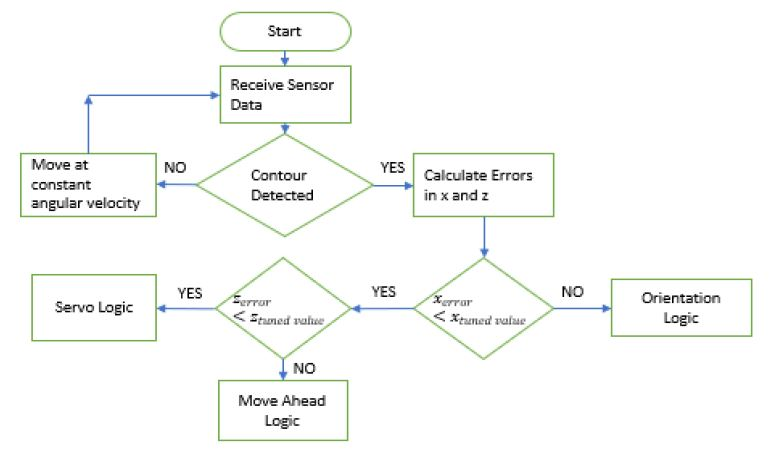
#> input picture logic_flow.JPG, 770 x 455 px, given in place of the camera
$ python color_filtering_camera.py
#> lines starting #> are read from the running program, lines starting #| are printed output that depends on the picture; after the words box and inside, x2 and y2 are one past the last pixel; in counts of white or black regions, pixels touching at a corner belong together
# from pykinect2 import PyKinectV2
# from pykinect2.PyKinectV2 import *
# from pykinect2 import PyKinectRuntime
import numpy as np
import cv2
import time

# The following lines create trackbar windows to easily adjust HSV values
def nothing(x):
    pass
# Create trackbar windows
cv2.namedWindow('Tracking')
cv2.createTrackbar('hmin','Tracking',100,255,nothing)
cv2.createTrackbar('hmax','Tracking',255,255,nothing)
cv2.createTrackbar('smin','Tracking',0,255,nothing)
#> slider 'smin' is set to 51
cv2.createTrackbar('smax','Tracking',255,255,nothing)
cv2.createTrackbar('vmin','Tracking',82,255,nothing)
cv2.createTrackbar('vmax','Tracking',255,255,nothing)

# Kinect runtime object (communicates with kinect, uses PyKinectV2)
# kinect = PyKinectRuntime.PyKinectRuntime(PyKinectV2.FrameSourceTypes_Color | PyKinectV2.FrameSourceTypes_Depth)

video = cv2.VideoCapture(1)
# time.sleep(3)
# Loop through kinect frames forever
while True:
    # Get next color frame, if it exists
    # if kinect.has_new_color_frame():
        # Get frame from sensor, reshape as BGRA matrix
        ret, frame = video.read()
#> frame is the input picture: shape (455, 770, 3); mean B, G, R 248, 249.4, 248.4
        # colorFrame = kinect.get_last_color_frame()	# Raw camera data in vector form
        # colorImageBGRA = np.reshape(colorFrame,(1080,1920,-1)).astype(np.uint8) # Reshape camera data to matrix form
        # colorImageBGR = cv2.cvtColor(colorImageBGRA, cv2.COLOR_BGRA2BGR) # Remove alpha channel from data

        hsv_image = cv2.cvtColor(frame,cv2.COLOR_BGR2HSV) # Convert BGR (blue-green-red) data to HSV (hue-saturation-value) data
#> hsv_image: shape (455, 770, 3); mean H, S, V 16.7, 2.8, 249.8
        # colorFrame = None # delete camera data in preparation for next frame

        # Get trackbar info, user sets minimum and maximum HSV filtering values
        hmin = cv2.getTrackbarPos('hmin','Tracking')
        hmax = cv2.getTrackbarPos('hmax','Tracking')
        smin = cv2.getTrackbarPos('smin','Tracking')
        smax = cv2.getTrackbarPos('smax','Tracking')
        vmin = cv2.getTrackbarPos('vmin','Tracking')
        vmax = cv2.getTrackbarPos('vmax','Tracking')

        # Filter image using HSV threshold values
		# Pixels that DO NOT fall within the user-selected HSV value range are set to value of 0
		# Pixels that DO fall within the user-selected HSV value range are set to value of 1
        h,s,v = cv2.split(hsv_image) # Splits the HSV matrix into separate H, S, V matrices
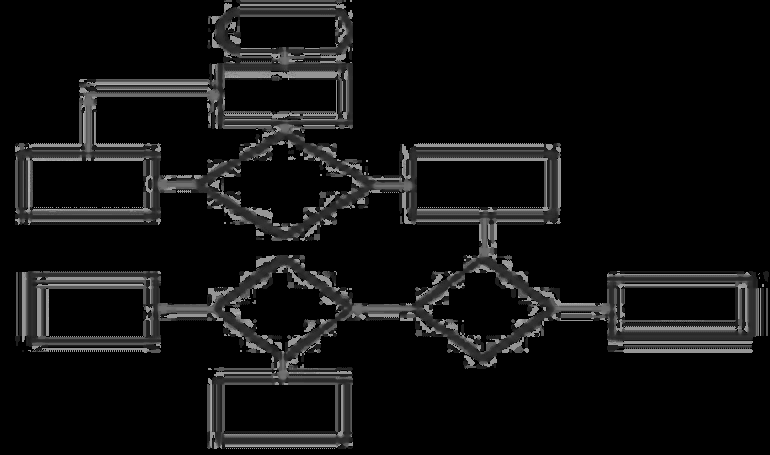
#> h: shape (455, 770); min 0, max 177, mean 16.7
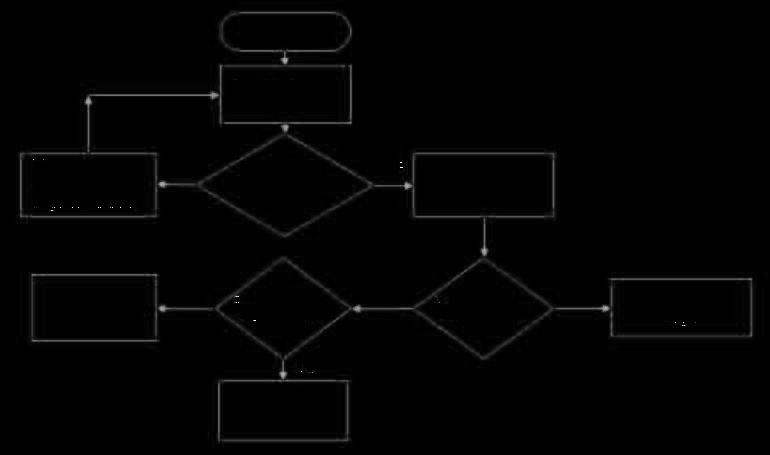
#> s: shape (455, 770); min 0, max 255, mean 2.8
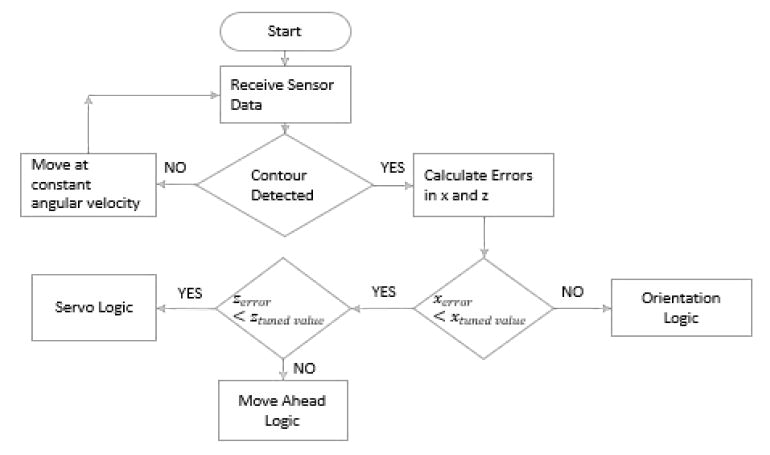
#> v: shape (455, 770); min 0, max 255, mean 249.8
        hf = cv2.inRange(h,np.array(hmin),np.array(hmax))	# Filters H matrix
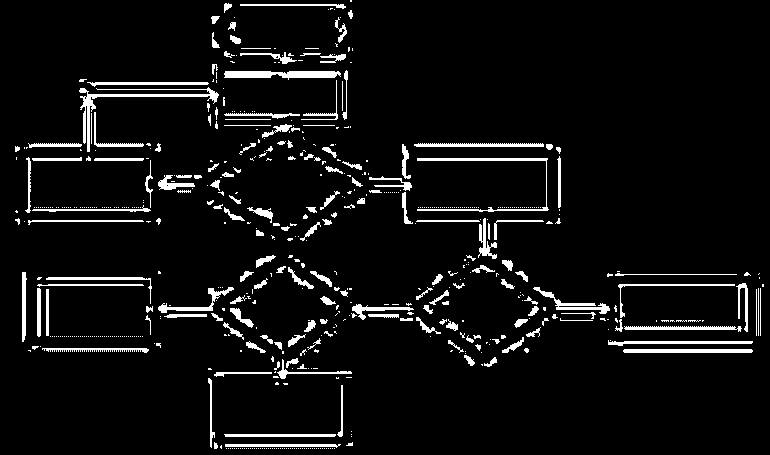
#> hf: shape (455, 770); 5.9% white; 611 white regions (442 under 20 px), largest, box (x1, y1, x2, y2) and area: (79, 87, 219, 152) 976, (224, 71, 341, 80) 745, (417, 158, 549, 212) 716
        sf = cv2.inRange(s,np.array(smin),np.array(smax))	# Filters S matrix
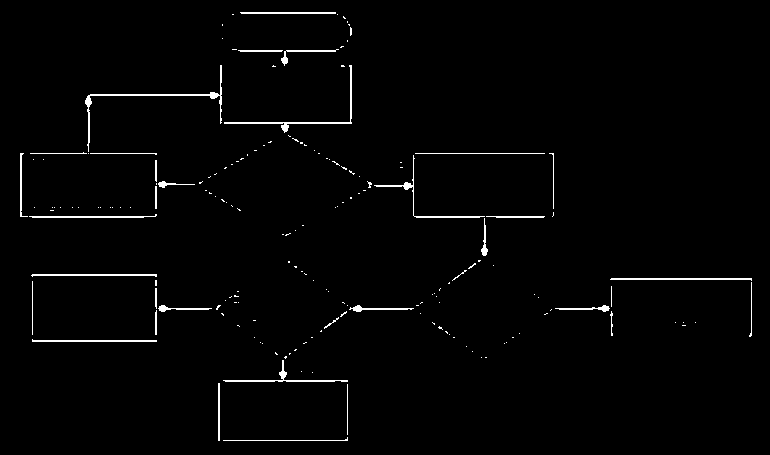
#> sf: shape (455, 770); 1.5% white in thin lines or dots, all inside (x1, y1, x2, y2) = (20, 12, 752, 441)
        vf = cv2.inRange(v,np.array(vmin),np.array(vmax))	# Filters V matrix
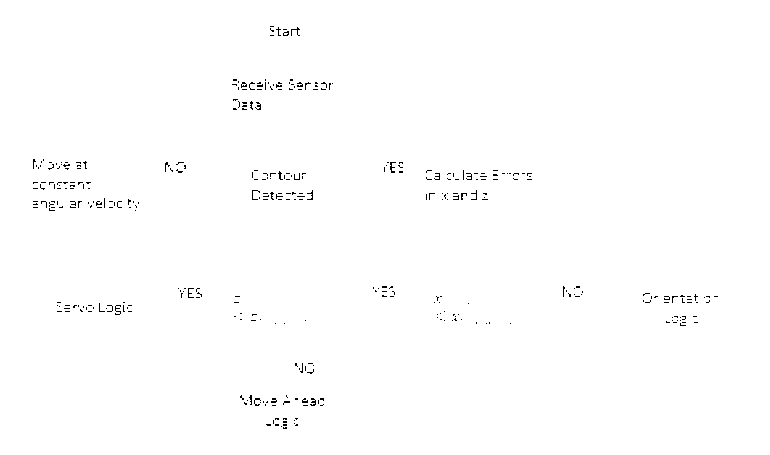
#> vf: shape (455, 770); 99.4% white; black in thin lines or dots, all inside (x1, y1, x2, y2) = (33, 26, 718, 429)
        filteredImage = cv2.bitwise_and(hf, cv2.bitwise_and(sf,vf))	# Creates matrix of 1's and 0's according to filtering
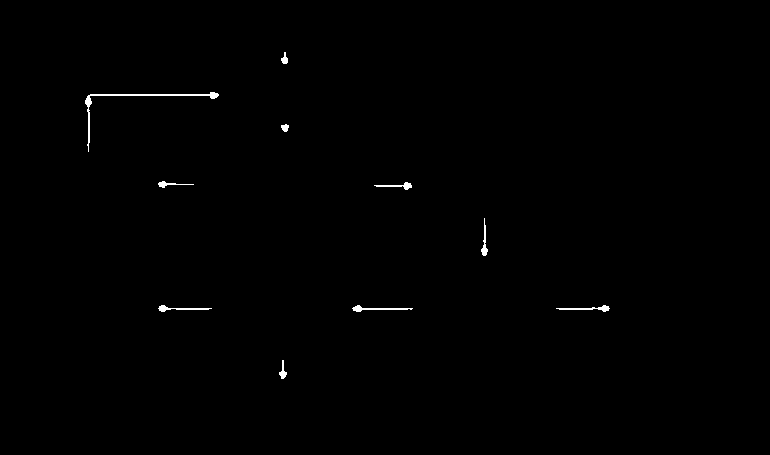
#> filteredImage: shape (455, 770); 0.37% white; 10 white regions, largest, box (x1, y1, x2, y2) and area: (85, 92, 219, 152) 428, (352, 305, 413, 312) 150, (556, 305, 610, 312) 133

        # Display original color frame using opencv
        cv2.imshow('Color image',frame)
        # The following lines are routine and needed whenever imshow is used (they don't matter too much)
		# They simply allow for user keyboard input after a window is shown


        # Display filtered frame using opencv
		# Pixels that fall within the HSV range are shown in white, all other pixels are black
        cv2.imshow('Filtered color image',filteredImage)
        key = cv2.waitKey(1)
#> (key Esc is pressed here)
        if key == 27:
            break

$ run again, on Gripper_arm.PNG
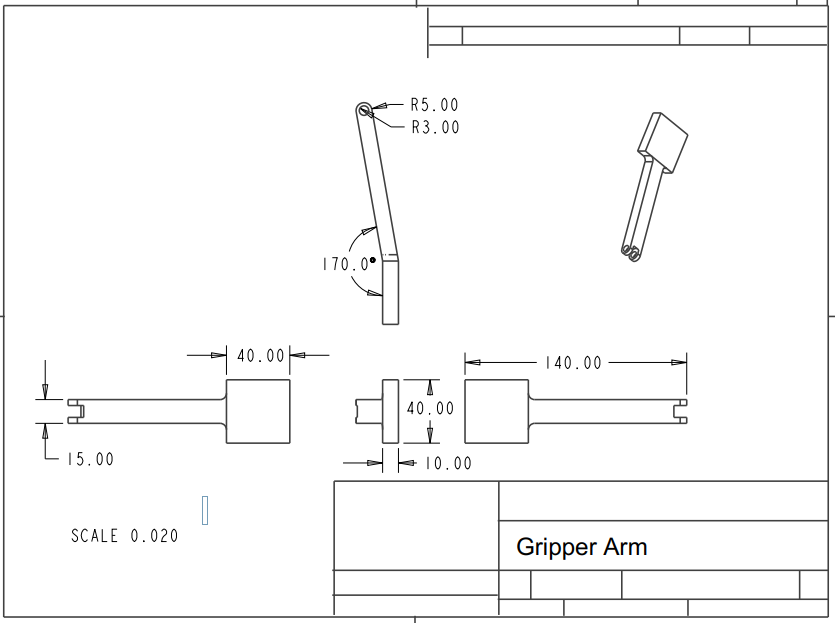
#> input picture Gripper_arm.PNG, 835 x 623 px, given in place of the camera
#> frame is the input picture: shape (623, 835, 3); mean B, G, R 248.4, 248.4, 248.4
#> hsv_image: shape (623, 835, 3); mean H, S, V 0.2, 0.4, 248.5
#> `hf = cv2.inRange(h,np.array(hmin),np.array(hmax))`:
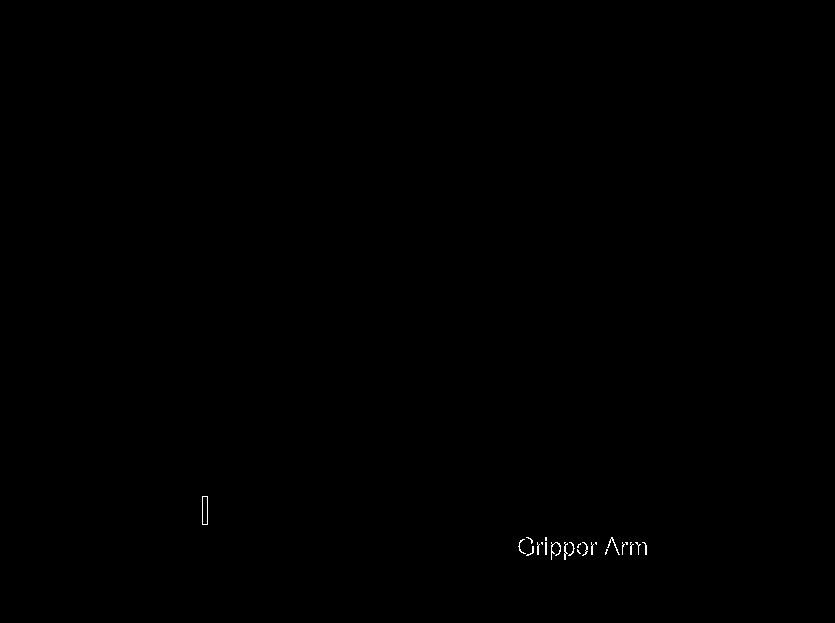
#> hf: shape (623, 835); 0.1% white in thin lines or dots, all inside (x1, y1, x2, y2) = (202, 496, 647, 560)
#> sf: shape (623, 835); 0.19% white; 15 white regions (4 under 20 px), largest, box (x1, y1, x2, y2) and area: (563, 542, 588, 560) 182, (603, 537, 625, 555) 172, (549, 542, 561, 560) 125
#> `vf = cv2.inRange(v,np.array(vmin),np.array(vmax))`:
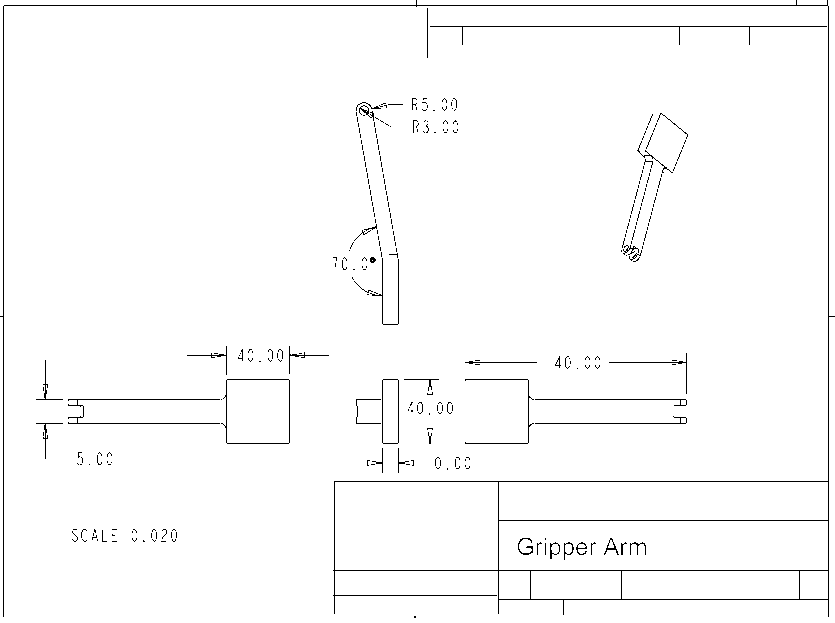
#> vf: shape (623, 835); 98.2% white; black in thin lines or dots

$ run again, on Gripper_link.PNG
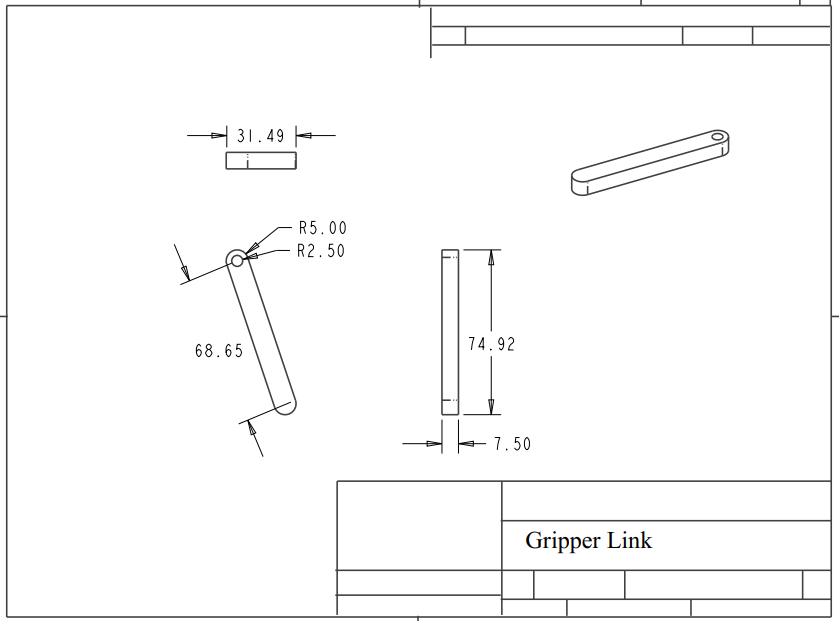
#> input picture Gripper_link.PNG, 839 x 621 px, given in place of the camera
#> frame is the input picture: shape (621, 839, 3); mean B, G, R 249.5, 249.5, 249.5
#> hsv_image: shape (621, 839, 3); mean H, S, V 0.1, 0.3, 249.6
#> hf: shape (621, 839); 0.08% white in thin lines or dots, all inside (x1, y1, x2, y2) = (528, 531, 653, 554)
#> `sf = cv2.inRange(s,np.array(smin),np.array(smax))`:
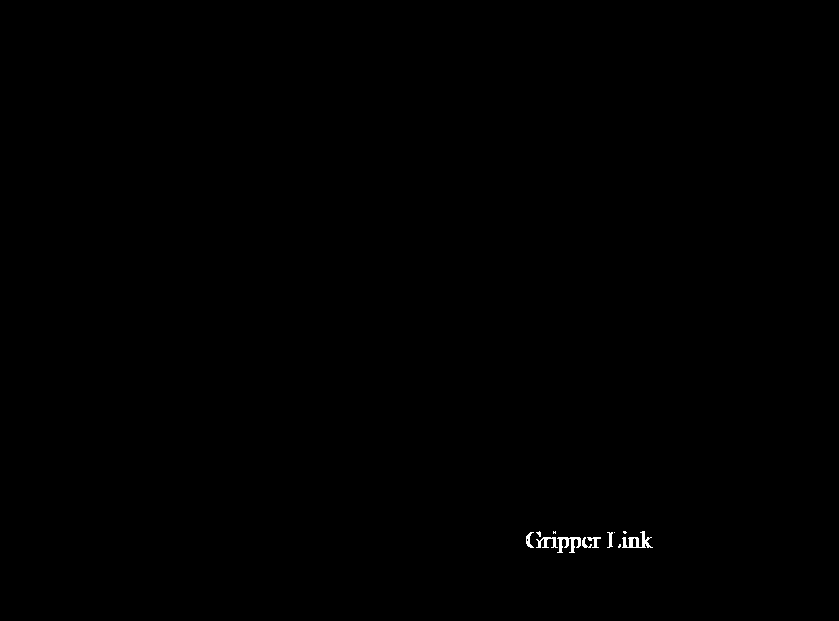
#> sf: shape (621, 839); 0.15% white; 12 white regions (5 under 20 px), largest, box (x1, y1, x2, y2) and area: (622, 531, 653, 548) 220, (557, 537, 581, 553) 196, (536, 537, 558, 548) 119
#> `vf = cv2.inRange(v,np.array(vmin),np.array(vmax))`:
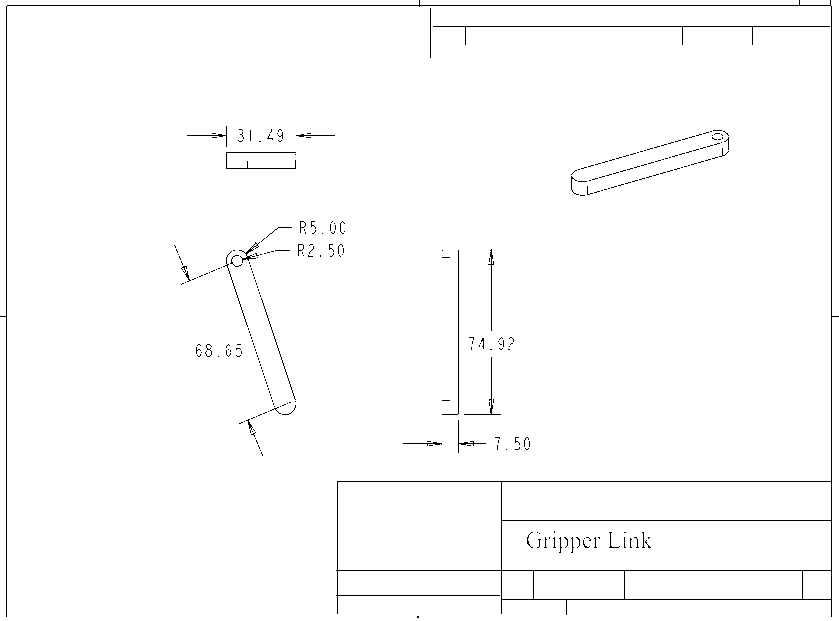
#> vf: shape (621, 839); 98.6% white; black in thin lines or dots
#> filteredImage: shape (621, 839); 0.05% white in thin lines or dots, all inside (x1, y1, x2, y2) = (528, 531, 653, 553)
